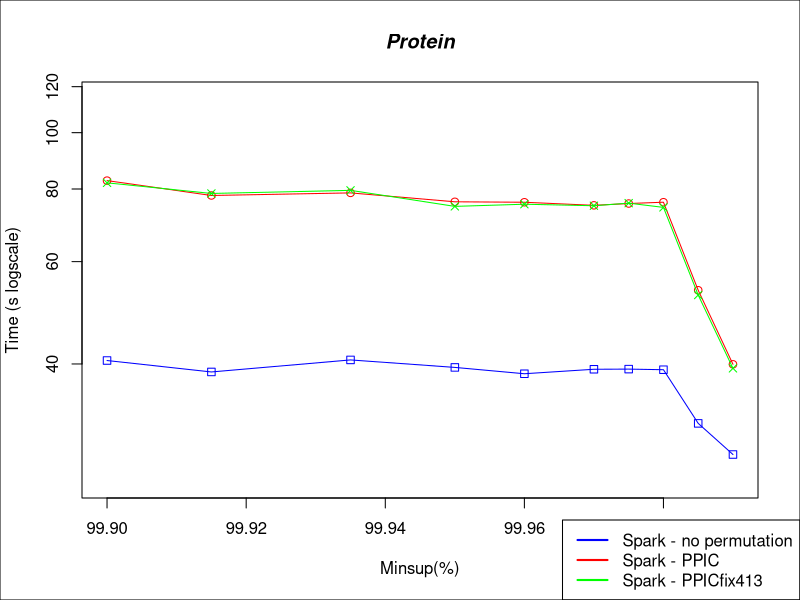

The R script that drew this image:


#DATA
x <- c(0.999, 0.99915, 0.99935, 0.9995, 0.9996, 0.9997, 0.99975, 0.9998, 0.99985, 0.9999)*100

sparkNP <- c(40548, 38753, 40644, 39458, 38480, 39168, 39193, 39099, 31610, 27942)/1000
sparkPPIC <- c(82705, 77973, 78778, 76048, 75911, 74990, 75529, 75922, 53568, 39946)/1000
sparkPPICFix <-  c(81977, 78602, 79576, 74680, 75321, 74867, 75642, 74382, 52559, 39312)/1000

#PLOT
plot(x,sparkNP, log = "xy", type="o", pch=0, xlab="Minsup(%)", ylab="Time (s logscale)", col="blue", ylim=c(25, 115))
lines(x,sparkPPIC, col="red", type="o", pch=1)
lines(x,sparkPPICFix, col="green", type="o", pch=4)

title(main="Protein", font.main=4)

par(fig = c(0, 1, 0, 1), oma = c(0, 0, 0, 0), mar = c(0, 0, 0, 0), new = TRUE)
plot(0, 0, type = "n", bty = "n", xaxt = "n", yaxt = "n")

#Pretty up
legend("bottomright", legend=c("Spark - no permutation", "Spark - PPIC", "Spark - PPICfix413"), lty=c(1,1),lwd=c(2,2), col=c("blue","red", "green"))
box()
